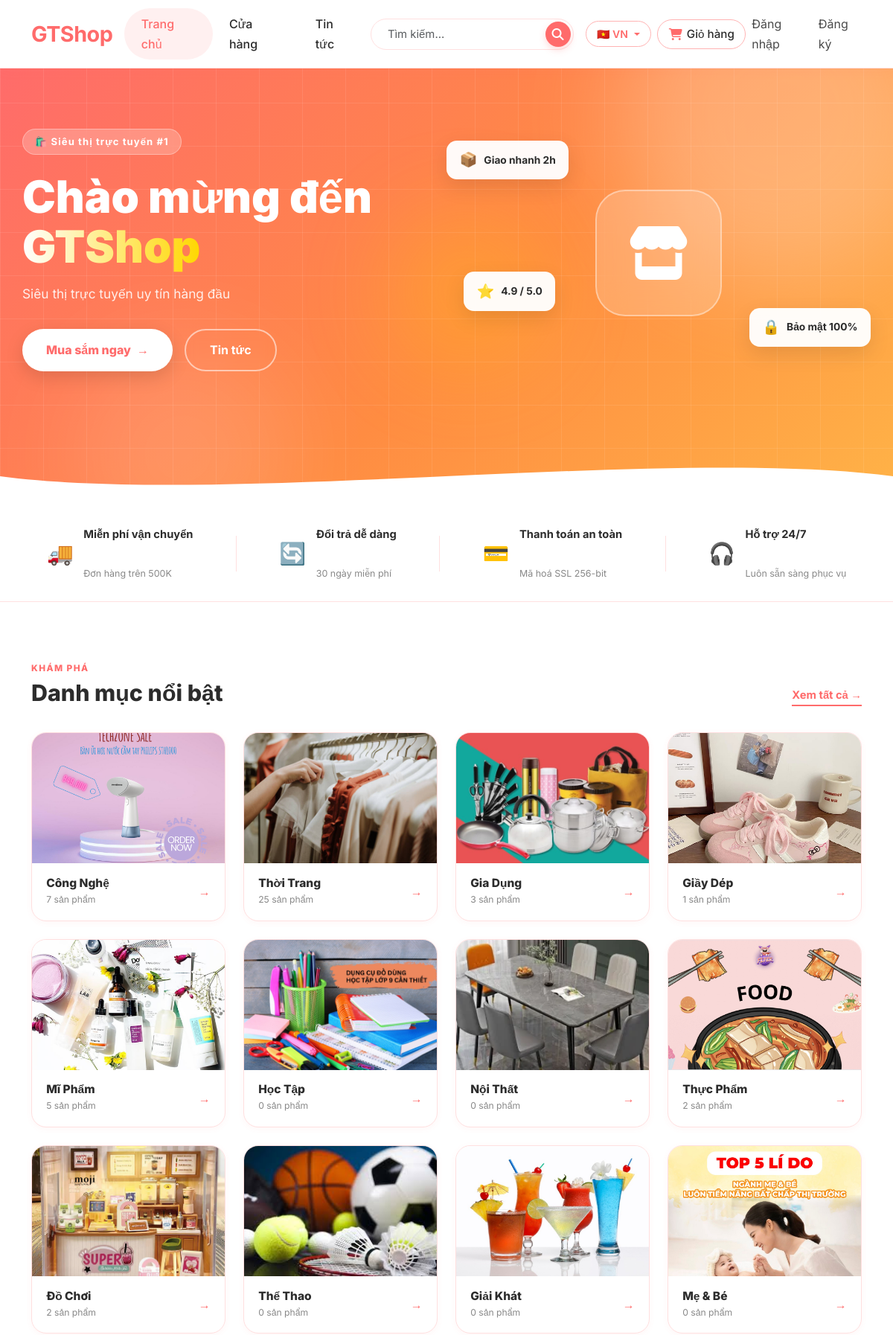
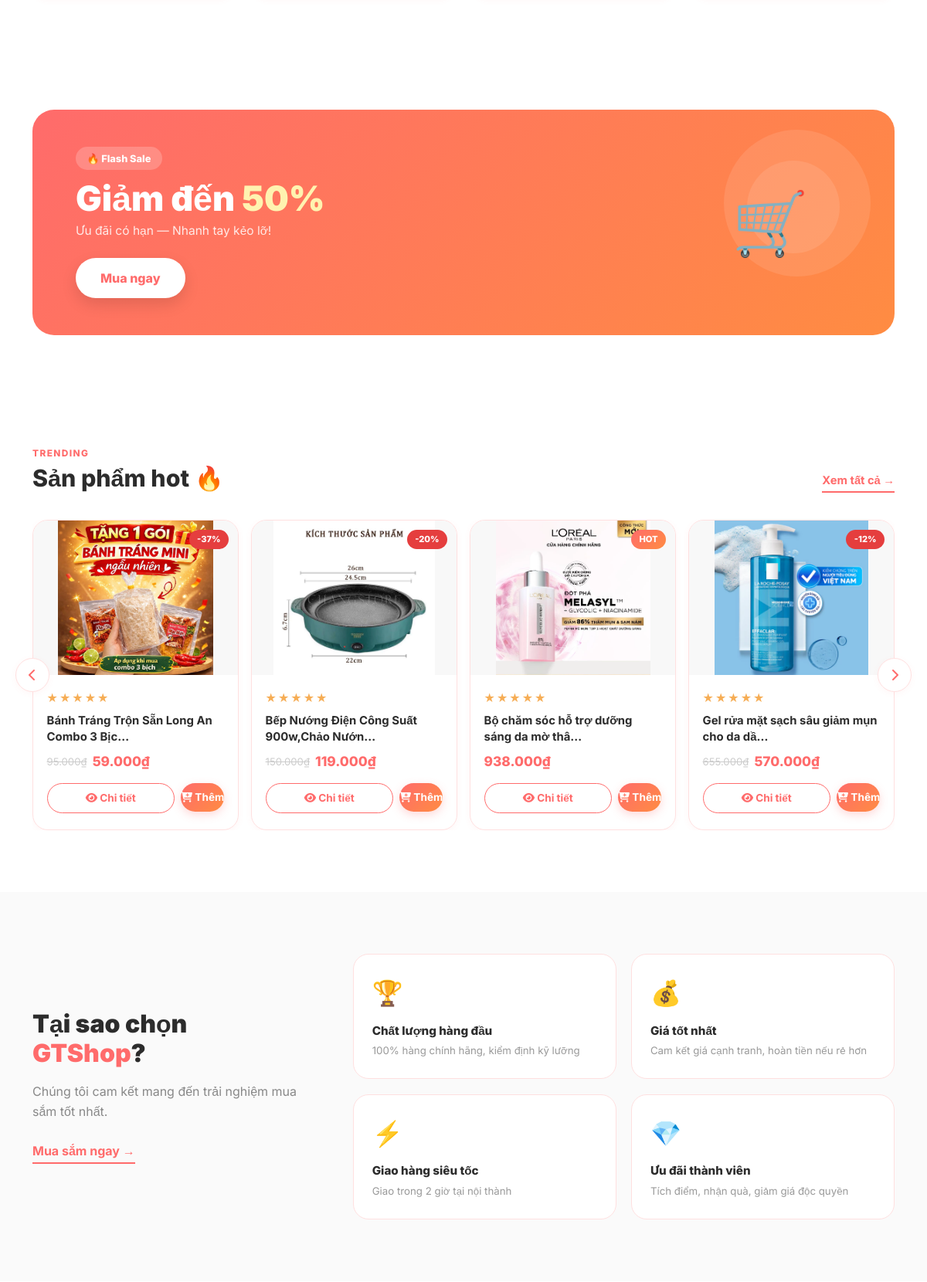
The page / (upper part) on the database its author committed (2 pictures, top to bottom).
### store/models.py (models this page shows, shortened)
class Category(models.Model):
    name = models.CharField(max_length=200, unique=True)
    slug = models.SlugField(max_length=200, unique=True)
    image = models.ImageField(upload_to='categories/', blank=True, null=True)
    is_featured = models.BooleanField(default=False, help_text="Hiển thị trên trang chủ")
    class Meta:
        ordering = ('name',)
        verbose_name = 'danh mục'
        verbose_name_plural = 'danh mục'
    def get_absolute_url(self):
        return reverse('store:category_products', args=[self.slug])

class Product(models.Model):
    category = models.ForeignKey(Category, on_delete=models.CASCADE, related_name='products')
    name = models.CharField(max_length=200, db_index=True)
    slug = models.SlugField(max_length=200, unique=True, db_index=True)
    image = models.ImageField(upload_to='products/', blank=True)
    description = models.TextField(blank=True)
    price = models.DecimalField(max_digits=10, decimal_places=0, verbose_name="Giá gốc")
    sale_price = models.DecimalField(max_digits=10, decimal_places=0, blank=True, null=True, verbose_name="Giá khuyến mãi")
    stock = models.PositiveIntegerField(default=0)
    available = models.BooleanField(default=True)
    is_hot = models.BooleanField(default=False, help_text="Sản phẩm hot hiển thị trên trang chủ")
    created = models.DateTimeField(auto_now_add=True)
    updated = models.DateTimeField(auto_now=True)
    weight = models.PositiveIntegerField(default=0, verbose_name="Cân nặng (gram)", help_text="Dùng để tính phí vận chuyển")
    class Meta:
        ordering = ('name',)
        verbose_name = 'sản phẩm'
        verbose_name_plural = 'sản phẩm'
    def get_absolute_url(self):
        return reverse('store:product_detail', args=[self.slug])
    def get_discount_percent(self):
        if self.sale_price and self.price > 0:
            return int(100 - (self.sale_price * 100 / self.price))
        return 0

### store/views.py (the view)
# urls.py: path('', views.home, name='home'),
def home(request):
    categories = Category.objects.filter(is_featured=True).annotate(
        product_count=Count('products')
    )[:12]
    products = Product.objects.filter(is_hot=True, available=True)  # không giới hạn
    return render(request, 'home.html', {'categories': categories, 'products': products})

### GTshop/context_processors.py (called while the page is built)
def cart_count(request):
    cart = request.session.get('cart', {})
    count = sum(item['quantity'] for item in cart.values())
    return {'cart_count': count}

### store/templatetags/store_filters.py (called while the page is built)
@register.filter
def currency(value):
    try:
        value = int(value)
        return f"{value:,}".replace(",", ".") + "₫"
    except (ValueError, TypeError):
        return ""

### templates/home.html (shortened to what this page needs)
{% extends 'base.html' %}
{% load static %}
{% load store_filters %}
{% load i18n %}
{% block content %}
<section class="hero">
  <div class="hero-bg">
    <div class="hero-blob hero-blob--red"></div>
    <div class="hero-blob hero-blob--orange"></div>
    <div class="hero-grid-overlay"></div>
  </div>
  <div class="container position-relative">
    <div class="row align-items-center" style="min-height:520px;">
      <div class="col-lg-6 hero-content">
        <span class="hero-tag">🛍️ {% trans "Siêu thị trực tuyến #1" %}</span>
        <h1 class="hero-title">
          {% trans "Chào mừng đến" %}<br>
          <span class="hero-title-highlight">GTShop</span>
        </h1>
        <p class="hero-subtitle">{% trans "Siêu thị trực tuyến uy tín hàng đầu" %}</p>
        <div class="hero-buttons">
          <a href="{% url 'store:shop' %}" class="btn-hero-primary">
            {% trans "Mua sắm ngay" %} <span class="btn-arrow">→</span>
          </a>
          <a href="{% url 'blog:article_list' %}" class="btn-hero-ghost">{% trans "Tin tức" %}</a>
        </div>
      </div>
      <div class="col-lg-6 hero-visual">
        <div class="hero-floating-chip hero-chip--shipping"><span>📦</span>{% trans "Giao nhanh 2h" %}</div>
        <div class="hero-floating-chip hero-chip--secure"><span>🔒</span>{% trans "Bảo mật 100%" %}</div>
        <div class="hero-floating-chip hero-chip--rating"><span>⭐</span>4.9 / 5.0</div>
        <div class="hero-store-icon"><i class="fas fa-store"></i></div>
      </div>
    </div>
  </div>
  <div class="hero-wave">
    <svg viewBox="0 0 1440 80" preserveAspectRatio="none" xmlns="http://www.w3.org/2000/svg">
      <path d="M0,40 C360,80 1080,0 1440,40 L1440,80 L0,80 Z" fill="#ffffff"/>
    </svg>
  </div>
</section>
<section class="features-bar">
  <div class="container">
    <div class="features-bar-inner">
      <div class="feature-item">
        <span class="feature-icon">🚚</span>
        <div><b>{% trans "Miễn phí vận chuyển" %}</b><br><small>{% trans "Đơn hàng trên 500K" %}</small></div>
      </div>
      <div class="feature-item">
        <span class="feature-icon">🔄</span>
        <div><b>{% trans "Đổi trả dễ dàng" %}</b><br><small>{% trans "30 ngày miễn phí" %}</small></div>
      </div>
      <div class="feature-item">
        <span class="feature-icon">💳</span>
        <div><b>{% trans "Thanh toán an toàn" %}</b><br><small>{% trans "Mã hoá SSL 256-bit" %}</small></div>
      </div>
      <div class="feature-item">
        <span class="feature-icon">🎧</span>
        <div><b>{% trans "Hỗ trợ 24/7" %}</b><br><small>{% trans "Luôn sẵn sàng phục vụ" %}</small></div>
      </div>
    </div>
  </div>
</section>
<section class="categories-section">
  <div class="container">
    <div class="section-header">
      <div>
        <p class="section-eyebrow">{% trans "Khám phá" %}</p>
        <h2 class="section-heading">{% trans "Danh mục nổi bật" %}</h2>
      </div>
      <a href="{% url 'store:shop' %}" class="section-view-all">{% trans "Xem tất cả" %} →</a>
    </div>
    <div class="row g-4">
      {% for cat in categories %}
      <div class="col-lg-3 col-md-4 col-6">
        <a href="{{ cat.get_absolute_url }}" class="category-card">
          <div class="category-card-image">
            {% if cat.image %}
              <img src="{{ cat.image.url }}" alt="{{ cat.name }}">
            {% else %}
              <div class="category-card-placeholder"><i class="fas fa-tag"></i></div>
            {% endif %}
          </div>
          <div class="category-card-body">
            <div>
              <h5 class="category-card-name">{{ cat.name }}</h5>
              <span class="category-card-count">{{ cat.product_count }} {% trans "sản phẩm" %}</span>
            </div>
            <span class="category-card-arrow">→</span>
          </div>
        </a>
      </div>
      {% empty %}
      <div class="col-12 text-center py-5 text-muted">{% trans "Chưa có danh mục." %}</div>
      {% endfor %}
    </div>
  </div>
</section>
<section class="promo-section">
  <div class="container">
    <div class="promo-banner">
      <div class="promo-content">
        <span class="promo-tag">🔥 Flash Sale</span>
        <h2 class="promo-title">{% trans "Giảm đến" %} <span>50%</span></h2>
        <p class="promo-subtitle">{% trans "Ưu đãi có hạn — Nhanh tay kẻo lỡ!" %}</p>
        <a href="{% url 'store:shop' %}" class="btn-promo">{% trans "Mua ngay" %}</a>
      </div>
      <div class="promo-decoration">
        <div class="promo-circle promo-circle--large"></div>
        <div class="promo-circle promo-circle--small"></div>
        <span class="promo-emoji">🛒</span>
      </div>
    </div>
  </div>
</section>
<section class="products-section">
  <div class="container">
    <div class="section-header">
      <div>
        <p class="section-eyebrow">Trending</p>
        <h2 class="section-heading">{% trans "Sản phẩm hot" %} 🔥</h2>
      </div>
      <a href="{% url 'store:shop' %}" class="section-view-all">{% trans "Xem tất cả" %} →</a>
    </div>
    <div id="productCarousel" class="carousel slide" data-bs-ride="carousel" data-bs-interval="4000">
      <div class="carousel-inner">
        {% for p in products %}
          {% if forloop.counter0|divisibleby:4 %}
            <div class="carousel-item {% if forloop.first %}active{% endif %}">
              <div class="row g-3">
          {% endif %}
          <div class="col-lg-3 col-md-4 col-6">
            <div class="product-card">
              {% if p.sale_price %}
                <span class="product-badge product-badge--sale">-{{ p.get_discount_percent }}%</span>
              {% else %}
                <span class="product-badge product-badge--hot">HOT</span>
              {% endif %}
              <div class="product-image-wrap">
              </div>
              <div class="product-info">
                <div class="product-stars">★★★★★</div>
                <h6 class="product-name">
                  <a href="{{ p.get_absolute_url }}">{{ p.name|truncatechars:40 }}</a>
                </h6>
                <div class="product-price">
                  {% if p.sale_price %}
                    <span class="price-original">{{ p.price|currency }}</span>
                    <span class="price-sale">{{ p.sale_price|currency }}</span>
                  {% else %}
                    <span class="price-regular">{{ p.price|currency }}</span>
                  {% endif %}
                </div>
                <div class="product-actions">
                  <a href="{{ p.get_absolute_url }}" class="btn-product-detail">
                    <i class="fas fa-eye"></i> {% trans "Chi tiết" %}
                  </a>
                  <form method="post" action="{% url 'carts:cart_add' p.id %}" class="d-inline">
                    <button type="submit" class="btn-add-to-cart">
                      <i class="fas fa-cart-plus"></i> {% trans "Thêm" %}
                    </button>
                  </form>
                </div>
              </div>
            </div>
          </div>
          {% if forloop.counter|divisibleby:4 or forloop.last %}
              </div>
            </div>
          {% endif %}
        {% empty %}
        <div class="carousel-item active">
          <div class="col-12 text-center py-5 text-muted">{% trans "Chưa có sản phẩm." %}</div>
        </div>
        {% endfor %}
      </div>
      <button class="carousel-btn carousel-btn--prev" type="button"
              data-bs-target="#productCarousel" data-bs-slide="prev">
        <i class="fas fa-chevron-left"></i>
      </button>
      <button class="carousel-btn carousel-btn--next" type="button"
              data-bs-target="#productCarousel" data-bs-slide="next">
        <i class="fas fa-chevron-right"></i>
      </button>
    </div>
  </div>
</section>
<section class="why-section">
  <div class="container">
    <div class="why-inner">
      <div class="why-text">
        <h2>{% trans "Tại sao chọn" %} <span>GTShop</span>?</h2>
        <p>{% trans "Chúng tôi cam kết mang đến trải nghiệm mua sắm tốt nhất." %}</p>
        <a href="{% url 'store:shop' %}" class="btn-why-cta">{% trans "Mua sắm ngay" %} →</a>
      </div>
      <div class="why-grid">
        <div class="why-card">
          <div class="why-card-icon">🏆</div>
          <h4>{% trans "Chất lượng hàng đầu" %}</h4>
          <p>{% trans "100% hàng chính hãng, kiểm định kỹ lưỡng" %}</p>
        </div>
        <div class="why-card">
          <div class="why-card-icon">💰</div>
          <h4>{% trans "Giá tốt nhất" %}</h4>
          <p>{% trans "Cam kết giá cạnh tranh, hoàn tiền nếu rẻ hơn" %}</p>
        </div>
        <div class="why-card">
          <div class="why-card-icon">⚡</div>
          <h4>{% trans "Giao hàng siêu tốc" %}</h4>
          <p>{% trans "Giao trong 2 giờ tại nội thành" %}</p>
        </div>
        <div class="why-card">
          <div class="why-card-icon">💎</div>
          <h4>{% trans "Ưu đãi thành viên" %}</h4>
          <p>{% trans "Tích điểm, nhận quà, giảm giá độc quyền" %}</p>
        </div>
      </div>
    </div>
  </div>
</section>
{% endblock %}

### rows shown on the page
Category: image (picture), name "Công Nghệ", product_count "7"
Category: image (picture), name "Thời Trang", product_count "25"
Category: image (picture), name "Gia Dụng", product_count "3"
Category: image (picture), name "Giầy Dép", product_count "1"
Category: image (picture), name "Mĩ Phẩm", product_count "5"
Category: image (picture), name "Học Tập", product_count "0"
Category: image (picture), name "Nội Thất", product_count "0"
Category: image (picture), name "Thực Phẩm", product_count "2"
Category: image (picture), name "Đồ Chơi", product_count "2"
Category: image (picture), name "Thể Thao", product_count "0"
Category: image (picture), name "Giải Khát", product_count "0"
Category: image (picture), name "Mẹ & Bé", product_count "0"
Product: get_discount_percent "37", name "Bánh Tráng Trộn Sẵn Long An Combo 3 Bịc…", price "95.000₫", sale_price "59.000₫"
Product: get_discount_percent "20", name "Bếp Nướng Điện Công Suất 900w,Chảo Nướn…", price "150.000₫", sale_price "119.000₫"
Product: shows "HOT", name "Bộ chăm sóc hỗ trợ dưỡng sáng da mờ thâ…", price "938.000₫"
Product: get_discount_percent "12", name "Gel rửa mặt sạch sâu giảm mụn cho da dầ…", price "655.000₫", sale_price "570.000₫"
